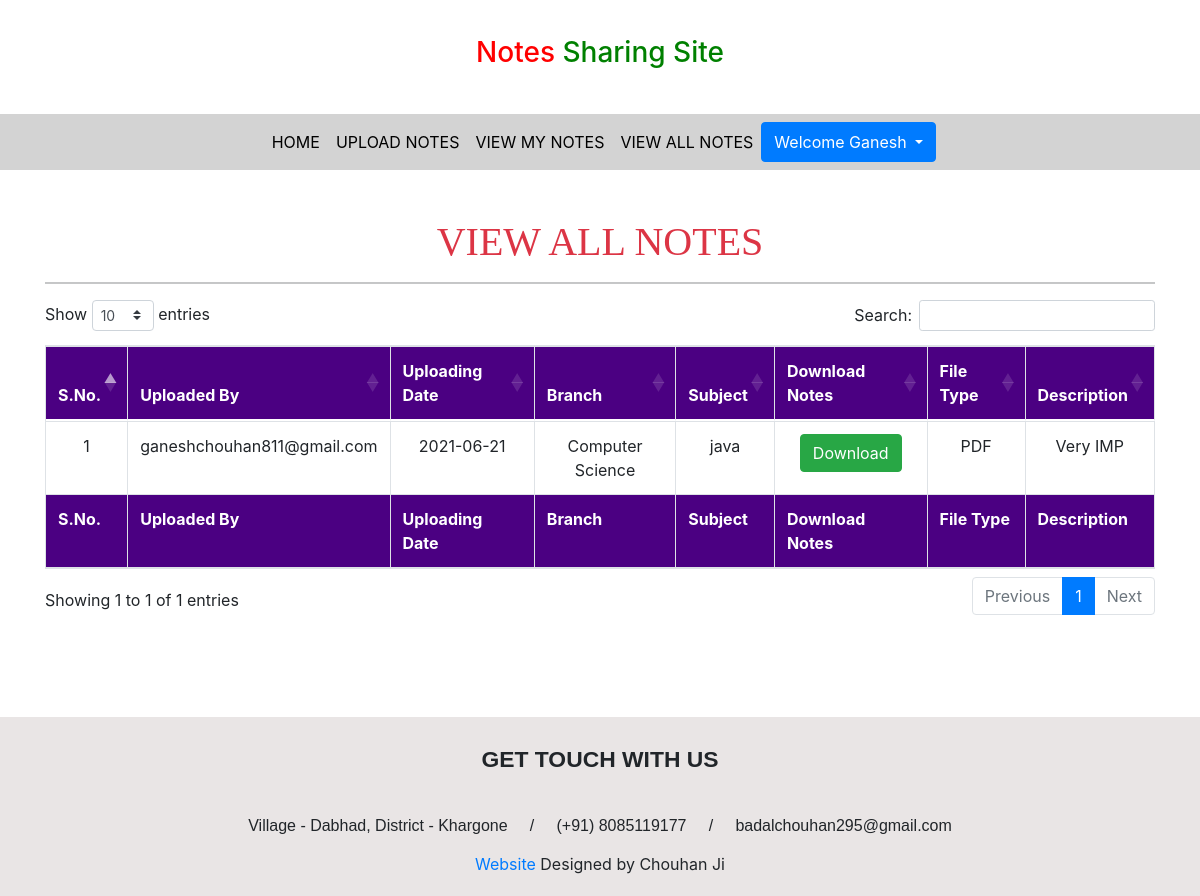
/user/viewallnotes/ (signed in), run on the app's committed database.
### UserApp/models.py (models this page shows, shortened)
class Notes(models.Model):
    user = models.ForeignKey(User,on_delete=models.CASCADE)
    uploadingdate = models.CharField(max_length=30)
    branch = models.CharField(max_length=40)
    subject = models.CharField(max_length=30)
    notesfile = models.FileField()
    filetype = models.CharField(max_length=30,null=True)
    description = models.CharField(max_length=1000,null=True)
    status = models.CharField(max_length=30)

### UserApp/views.py (the view)
# urls.py: path('viewallnotes/',viewallnotes,name='viewallnotes'),
def viewallnotes(request):
    if not request.user.is_authenticated:
        return redirect('userlogin')
    notes = Notes.objects.filter(status='Accept')
    d = {'notes':notes}
    return render(request, 'viewallnotes.html', d)

### UserApp/templates/viewallnotes.html (shortened to what this page needs)
{% extends 'userbase.html' %}{% block body %} {% load static %}
<link rel="stylesheet" href="https://cdnjs.cloudflare.com/ajax/libs/twitter-bootstrap/4.5.2/css/bootstrap.css">
<link rel="stylesheet" href="https://cdn.datatables.net/1.10.25/css/dataTables.bootstrap4.min.css">
<div class="container mt-5">
    <h1 class="text-center text-danger" style="font-family: 'Monotype Corsiva';">VIEW ALL NOTES</h1>
    <hr>
    <table class="table table-hover table-bordered text-center" id="table">
        <thead style="background-color: indigo; color: white;">
            <tr>
                <th>S.No.</th>
                <th>Uploaded By</th>
                <th>Uploading Date</th>
                <th>Branch</th>
                <th>Subject</th>
                <th>Download Notes</th>
                <th>File Type</th>
                <th>Description</th>
            </tr>
        </thead>
        <tbody>
            {% for i in notes %}
            <tr>
                <td>{{forloop.counter}}</td>
                <td>{{i.user.username}}</td>
                <td>{{i.uploadingdate}}</td>
                <td>{{i.branch}}</td>
                <td>{{i.subject}}</td>
                <td>
                    <a href="{{i.notesfile.url}}" class="btn btn-success" download>Download</a>
                </td>
                <td>{{i.filetype}}</td>
                <td>{{i.description}}</td>
            </tr>
            {% endfor %}
        </tbody>
        <tfoot style="background-color: indigo; color: white;">
            <tr>
                <th>S.No.</th>
                <th>Uploaded By</th>
                <th>Uploading Date</th>
                <th>Branch</th>
                <th>Subject</th>
                <th>Download Notes</th>
                <th>File Type</th>
                <th>Description</th>
            </tr>
        </tfoot>
    </table>
</div>
{% endblock %}

### UserApp/templates/userbase.html (shortened to what this page needs)
{% load static %}
<!doctype html>
<html lang="en">
<head>
    <link href="https://cdn.jsdelivr.net/npm/bootstrap@5.0.1/dist/css/bootstrap.min.css" rel="stylesheet">
    <link rel="stylesheet" href="{% static 'css/mystyle.css' %}">
    <link rel="stylesheet" href="{% static 'css/all.css' %}">
</head>
<body>
    <h3 style="padding: 3%; text-align: center;"><span style="color: red;">Notes</span><span style="color: green;"> Sharing Site</span></h3>
    <nav class="navbar navbar-expand-sm justify-content-center" style="background-color: lightgray;">
        <ul class="navbar-nav">
            <li class="nav-item">
                <a class="nav-link" href="{% url 'userhome' %}">HOME</a>
            </li>
            <li class="nav-item">
                <a class="nav-link" href="{% url 'uploadnotes' %}">UPLOAD NOTES</a>
            </li>
            <li class="nav-item">
                <a class="nav-link" href="{% url 'viewmynotes' %}">VIEW MY NOTES</a>
            </li>
            <li class="nav-item">
                <a class="nav-link" href="{% url 'viewallnotes' %}">VIEW ALL NOTES</a>
            </li>
            <div class="btn-group">
                <button type="button" class="btn btn-primary dropdown-toggle" data-bs-toggle="dropdown">
                  Welcome {{request.user.first_name}}
                </button>
            </div>
        </ul>
    </nav>
    {% block body %} {% endblock %}
    <footer id="ttr_footer" style="margin-top: 100px; background-color: rgb(233, 229, 229);padding: 20px;">
        <div class="ttr_footerHome_html_row0 row">
            <div class="post_column col-lg-12 col-md-12 col-sm-12 col-xs-12">
                <div class="ttr_footerHome_html_column00">
                    <div class="html_content">
                        <p style="margin:0.36em 0em 2.14em 0em;text-align:Center;"><span style="font-family:'Montserrat','Arial';font-weight:700;font-size:1.429em;">GET TOUCH WITH US</span></p>
                        <p style="margin:0.36em 0em 0.71em 0em;text-align:Center;line-height:1.83098591549296;"><span style="font-family:'Droid Serif','Arial';">Village - Dabhad, District - Khargone&nbsp;&nbsp;&nbsp;&nbsp; /&nbsp;&nbsp;&nbsp;&nbsp; (+91) 8085119177&nbsp;&nbsp;&nbsp;&nbsp; /&nbsp;&nbsp;&nbsp;&nbsp; badalchouhan295@gmail.com</span></p>
                    </div>
                </div>
            </div>
        </div>
        <div class="ttr_footer_bottom_footer text-center">
            <div class="ttr_footer_bottom_footer_inner">
                <div id="ttr_footer_designed_by_links">
                    <a href="#" target="_self">Website</a>
                    <span id="ttr_footer_designed_by">Designed by Chouhan Ji</span>
                </div>
            </div>
        </div>
    </footer>
</body>
</html>

### NotesApp/static/css/mystyle.css (style rules this page uses)
.nav-link { color: black; }

### data on the page
Notes: user.username "ganeshchouhan811@gmail.com", uploadingdate "2021-06-21", branch "Computer Science", subject "java", filetype "PDF", description "Very IMP"

### other printed values
{{ request.user.first_name }} "Ganesh"
